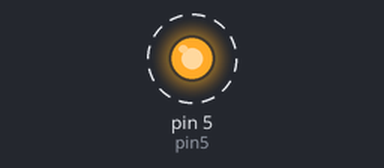
The sketch below on a simulated Arduino Uno, built with avr-gcc and run on an emulated ATmega328P. Shown: output pins drawn as LEDs (lit = HIGH). Dashed ring = blinking.

Above: at 0.5 s.
Timing chart, 0 to 4.6 s (numbered marks = the images above):
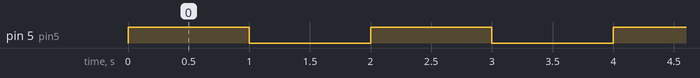

Measured:
- by itself, pin 5 (pin5): alternates HIGH for 1.0 s and LOW for 1.0 s

The sketch:

external_blink_led.ino
```cpp
// Created by: James Couse
// Created on: Sept 26 2023

int pin5 = 5;

void setup()
{
  pinMode(pin5, OUTPUT);
}

void loop()
{
  digitalWrite(pin5, HIGH);
  delay(1000); // Wait for 1000 millisecond(s)
  digitalWrite(pin5, LOW);
  delay(1000); // Wait for 1000 millisecond(s)
}
```
